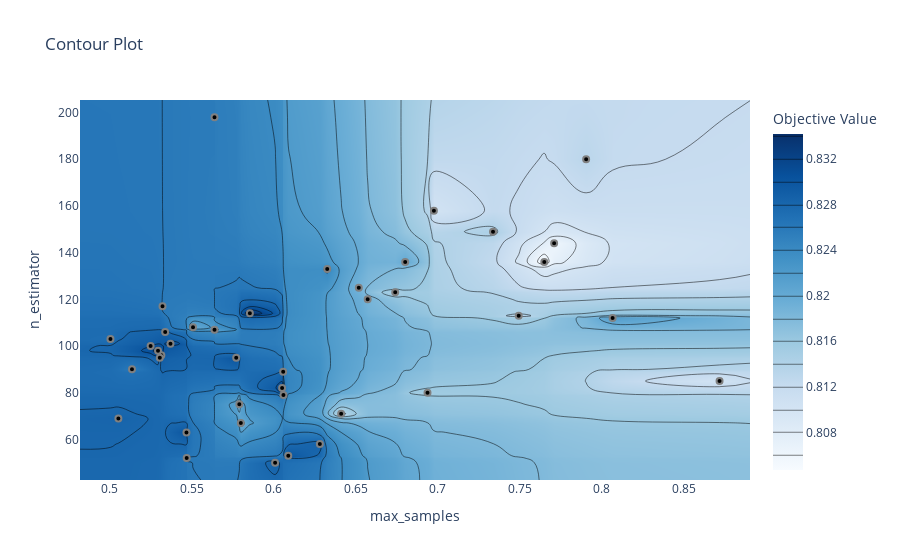

This figure's notebook cell:
### Code cell
plot_contour(study, params=['max_samples','n_estimator']).show()

### Figure 1 — Plotly figure (JSON) as saved in the notebook; plotly's stock layout.template omitted (floating-point values rounded to 4 significant figures; data arrays with more than 128 entries replaced by an {"elided": "..."} marker saying what was removed)
{"data": [{"colorbar": {"title": {"text": "Objective Value"}}, "colorscale": [[0, "rgb(247,251,255)"], [0.125, "rgb(222,235,247)"], [0.25, "rgb(198,219,239)"], [0.375, "rgb(158,202,225)"], [0.5, "rgb(107,174,214)"], [0.625, "rgb(66,146,198)"], [0.75, "rgb(33,113,181)"], [0.875, "rgb(8,81,156)"], [1, "rgb(8,48,107)"]], "connectgaps": true, "contours": {"coloring": "heatmap"}, "hoverinfo": "none", "line": {"smoothing": 1.3}, "reversescale": false, "type": "contour", "x": [0.4818, 0.5004, 0.5052, 0.5135, 0.5249, 0.5294, 0.5305, 0.5314, 0.5321, 0.5337, 0.537, 0.5467, 0.5469, 0.5507, 0.5638, 0.5638, 0.5771, 0.579, 0.5799, 0.5854, 0.6008, 0.6051, 0.6057, 0.6059, 0.6088, 0.6281, 0.6326, 0.6411, 0.6519, 0.6573, 0.6741, 0.6802, 0.6938, 0.6977, 0.7338, 0.7494, 0.7651, 0.771, 0.7906, 0.8067, 0.872, 0.8905], "y": [42.6, 50, 52, 53, 58, 63, 67, 69, 71, 75, 79, 80, 82, 85, 89, 90, 95, 96, 98, 100, 101, 103, 106, 107, 108, 112, 113, 114, 117, 120, 123, 125, 133, 136, 144, 149, 158, 180, 198, 205.4], "z": {"elided": "40x42 float values"}}, {"marker": {"color": "black", "line": {"color": "Gray", "width": 2}}, "mode": "markers", "name": "Feasible Trial", "showlegend": false, "type": "scatter", "x": [0.5337, 0.6088, 0.771, 0.7494, 0.7906, 0.6977, 0.6802, 0.6938, 0.7651, 0.537, 0.872, 0.5469, 0.6008, 0.6051, 0.6057, 0.5004, 0.6411, 0.5638, 0.5052, 0.6519, 0.5771, 0.6281, 0.5799, 0.6059, 0.5314, 0.5321, 0.5294, 0.5638, 0.6573, 0.5249, 0.5507, 0.5305, 0.5135, 0.579, 0.5467, 0.5854, 0.7338, 0.6326, 0.8067, 0.6741], "y": [106, 53, 144, 113, 180, 158, 136, 80, 136, 101, 85, 52, 50, 82, 89, 103, 71, 198, 69, 125, 95, 58, 67, 79, 96, 117, 98, 107, 120, 100, 108, 95, 90, 75, 63, 114, 149, 133, 112, 123]}, {"marker": {"color": "#cccccc", "line": {"color": "Gray", "width": 2}}, "mode": "markers", "name": "Infeasible Trial", "showlegend": false, "type": "scatter", "x": [], "y": []}], "layout": {"title": {"text": "Contour Plot"}, "xaxis": {"range": [0.4818, 0.8905], "title": {"text": "max_samples"}}, "yaxis": {"range": [42.6, 205.4], "title": {"text": "n_estimator"}}}}
